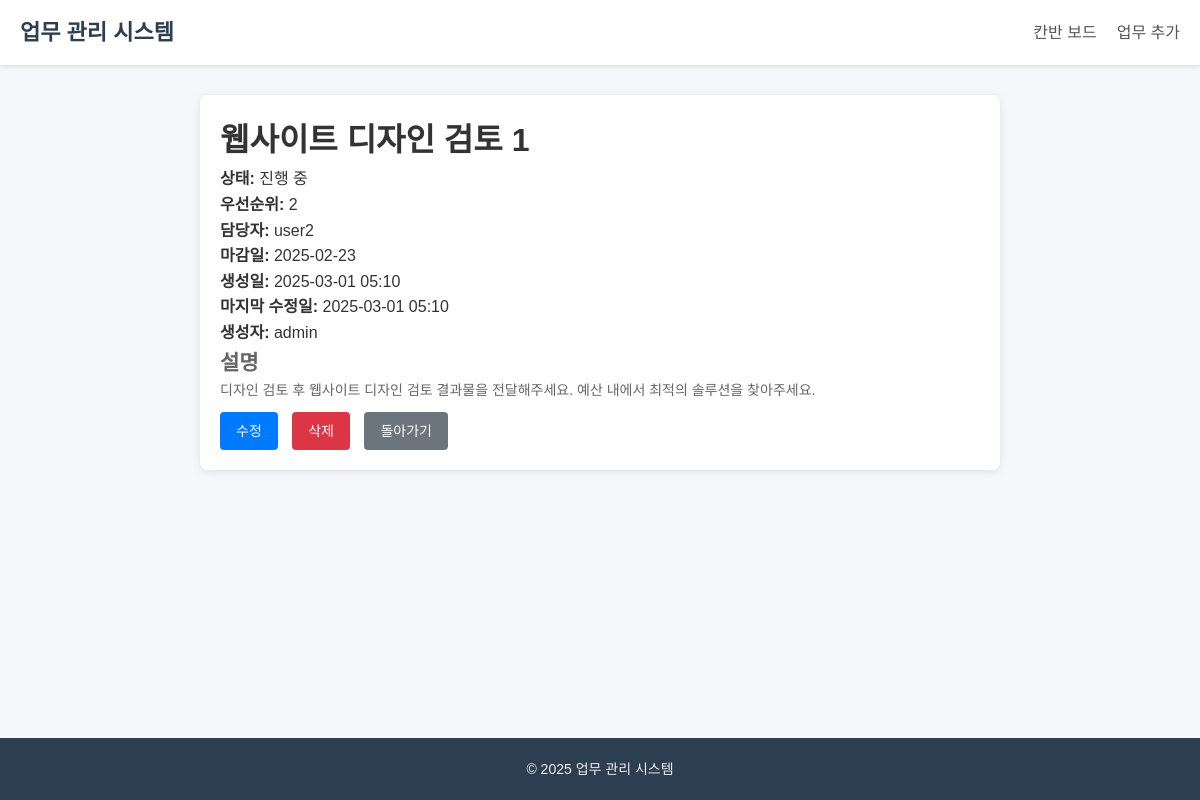
/task/task/1/, run on the app's committed database.
### task/models.py (models this page shows, shortened)
class Task(models.Model):
    title = models.CharField(max_length=200, verbose_name="제목")
    description = models.TextField(blank=True, null=True, verbose_name="설명")
    status = models.CharField(
        max_length=20,
        choices=TaskStatus.choices,
        default=TaskStatus.TODO,
        verbose_name="상태",
    )
    priority = models.IntegerField(default=0, verbose_name="우선순위")
    created_at = models.DateTimeField(auto_now_add=True, verbose_name="생성일")
    updated_at = models.DateTimeField(auto_now=True, verbose_name="수정일")
    due_date = models.DateField(blank=True, null=True, verbose_name="마감일")
    assigned_to = models.ForeignKey(
        User,
        on_delete=models.SET_NULL,
        blank=True,
        null=True,
        related_name="assigned_tasks",
        verbose_name="담당자",
    )
    created_by = models.ForeignKey(
        User,
        on_delete=models.CASCADE,
        related_name="created_tasks",
        verbose_name="생성자",
    )
    class Meta:
        ordering = ["priority", "-created_at"]
        verbose_name = "업무"
        verbose_name_plural = "업무"

### task/views.py (the view, shortened to what this page needs)
# urls.py: path("task/<int:pk>/", views.task_detail, name="task_detail"),
def task_detail(request, pk):
    task = get_object_or_404(Task, pk=pk)
    return render(request, "task/task_detail.html", {"task": task})

### task/templates/task/task_detail.html
{% extends 'base.html' %}
{% block content %}
<div class="task-detail-container">
    <h1>{{ task.title }}</h1>
    <div class="task-info">
        <p><strong>상태:</strong> {{ task.get_status_display }}</p>
        <p><strong>우선순위:</strong> {{ task.priority }}</p>
        {% if task.assigned_to %}
        <p><strong>담당자:</strong> {{ task.assigned_to.username }}</p>
        {% endif %}
        {% if task.due_date %}
        <p><strong>마감일:</strong> {{ task.due_date|date:"Y-m-d" }}</p>
        {% endif %}
        <p><strong>생성일:</strong> {{ task.created_at|date:"Y-m-d H:i" }}</p>
        <p><strong>마지막 수정일:</strong> {{ task.updated_at|date:"Y-m-d H:i" }}</p>
        <p><strong>생성자:</strong> {{ task.created_by.username }}</p>
    </div>
    <div class="task-description">
        <h2>설명</h2>
        <div class="description-content">
            {% if task.description %}
            {{ task.description|linebreaks }}
            {% else %}
            <p>설명 없음</p>
            {% endif %}
        </div>
    </div>
    <div class="task-actions">
        <a href="{% url 'task_update' task.id %}" class="btn btn-primary">수정</a>
        <a href="{% url 'task_delete' task.id %}" class="btn btn-danger">삭제</a>
        <a href="{% url 'kanban_board' %}" class="btn btn-secondary">돌아가기</a>
    </div>
</div>
{% endblock %}

### templates/base.html (shortened to what this page needs)
<!DOCTYPE html>
<html lang="ko">
<head>
    {% load static %}
    <link rel="stylesheet" href="{% static 'css/base.css' %}">
    <link rel="stylesheet" href="{% static 'css/task/kanban.css' %}">
</head>
<body>
    <header class="main-header">
        <div class="container">
            <div class="header-content">
                <div class="logo">
                    <a href="{% url 'kanban_board' %}">업무 관리 시스템</a>
                </div>
                <nav class="main-nav">
                    <ul>
                        <li><a href="{% url 'kanban_board' %}">칸반 보드</a></li>
                        <li><a href="{% url 'task_create' %}">업무 추가</a></li>
                    </ul>
                </nav>
            </div>
        </div>
    </header>
    <main class="main-content">
        <div class="container">
            {% block content %}{% endblock %}
        </div>
    </main>
    <footer class="main-footer">
        <div class="container">
            <p>&copy; {% now "Y" %} 업무 관리 시스템</p>
        </div>
    </footer>
</body>
</html>

### static/css/base.css (style rules this page uses)
* { box-sizing: border-box; margin: 0; padding: 0; }
body { font-family: 'Noto Sans KR', sans-serif; line-height: 1.6; color: #333; background-color: #f5f7fa; min-height: 100vh; display: flex; flex-direction: column; }
.container { width: 100%; max-width: 1200px; margin: 0 auto; padding: 0 20px; }
.main-header { background-color: #fff; box-shadow: 0 2px 4px rgba(0, 0, 0, 0.1); padding: 15px 0; position: sticky; top: 0; z-index: 100; }
.header-content { display: flex; justify-content: space-between; align-items: center; }
.logo a { font-size: 22px; font-weight: 700; text-decoration: none; color: #2c3e50; }
.main-nav ul { display: flex; list-style: none; }
.main-nav li { margin-left: 20px; }
.main-nav a { text-decoration: none; color: #555; font-weight: 500; font-size: 16px; transition: color 0.2s; }
.main-content { flex: 1; padding: 30px 0; }
.main-footer { background-color: #2c3e50; color: #ecf0f1; padding: 20px 0; margin-top: auto; }
.main-footer p { text-align: center; font-size: 14px; }
.btn { display: inline-block; padding: 8px 16px; font-size: 14px; font-weight: 500; text-align: center; text-decoration: none; border-radius: 4px; cursor: pointer; transition: background-color 0.2s; border: none; }
.btn-primary { background-color: #3498db; color: white; }
.btn-secondary { background-color: #95a5a6; color: white; }
.btn-danger { background-color: #e74c3c; color: white; }

### static/css/task/kanban.css (style rules this page uses)
* { box-sizing: border-box; margin: 0; padding: 0; }
body { font-family: 'Noto Sans KR', sans-serif; line-height: 1.6; color: #333; background-color: #f5f7fa; }
.task-description { font-size: 14px; color: #666; margin-bottom: 10px; }
.btn { display: inline-block; padding: 8px 16px; font-size: 14px; font-weight: 500; text-align: center; text-decoration: none; border-radius: 4px; cursor: pointer; transition: background-color 0.2s; }
.btn-primary { background-color: #007bff; color: white; border: none; }
.btn-secondary { background-color: #6c757d; color: white; border: none; margin-left: 10px; }
.btn-danger { background-color: #dc3545; color: white; border: none; margin-left: 10px; }
.task-form-container, .task-detail-container, .delete-confirmation-container { max-width: 800px; margin: 0 auto; padding: 20px; background-color: white; border-radius: 8px; box-shadow: 0 2px 8px rgba(0, 0, 0, 0.1); }

### data on the page
Task: title "웹사이트 디자인 검토 1", status "진행 중", priority "2", assigned_to.username "user2", due_date "2025-02-23", created_at "2025-03-01 05:10", updated_at "2025-03-01 05:10", created_by.username "admin", description "디자인 검토 후 웹사이트 디자인 검토 결과물을 전달해주세요. 예산 내에서 최적의 솔루션을 찾아주세요."
